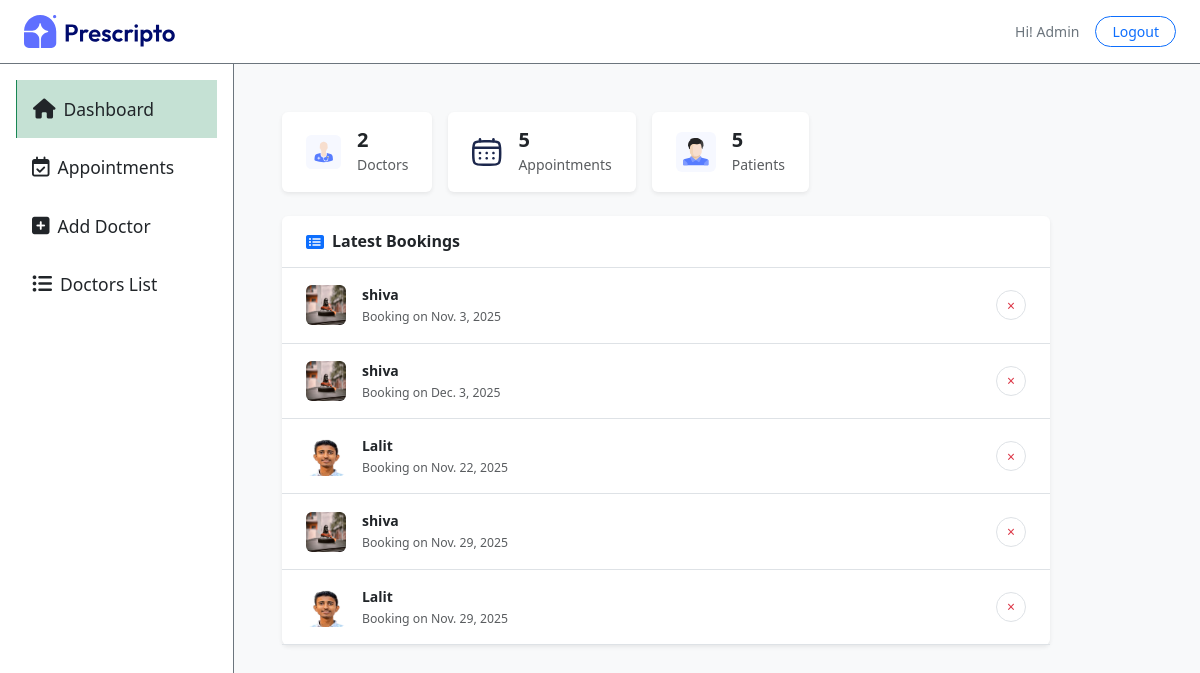
/dash_admin/ (signed in), run on the app's committed database.
### appointment/models.py (models this page shows, shortened)
class Appointment(models.Model):
    STATUS_CHOICES = (
        ('Pending', 'Pending'),
        ('Approved', 'Approved'),
        ('Cancelled', 'Cancelled'),
    )
    user = models.ForeignKey(Patients, on_delete=models.CASCADE)
    doctor = models.ForeignKey(Doctor, on_delete=models.CASCADE)
    appointment_date = models.DateField()
    appointment_time = models.TimeField()
    status = models.CharField(max_length=10, choices=STATUS_CHOICES, default='Pending')
    created_at = models.DateTimeField(auto_now_add=True)

class Doctor(models.Model):
    image = models.ImageField(upload_to='doctor_image')
    name = models.CharField(max_length=100)
    email = models.EmailField()
    username = models.CharField(max_length=255, unique=True)
    password = models.CharField(max_length=100)
    experience = models.IntegerField()
    fees = models.FloatField()
    category = models.ForeignKey(Category, on_delete=models.CASCADE)
    degree = models.CharField(max_length=50)
    about = models.TextField()
    address = models.TextField()

### appointment/views.py (the view)
# urls.py: path('dash_admin/', views.dash_admin, name='dash_admin'),
@login_required(login_url=('/dash_login'))
def dash_admin(request):
    if request.user.is_superuser:
        total_doctors = Doctor.objects.count()
        appointment_total = Appointment.objects.count()
        total_patients = User.objects.filter(is_staff=False).count()
        latest_appointments = Appointment.objects.all().order_by('-created_at')[:10]
        return render(request, 'dashboard/index.html', {'action': 'admin', "role" : "admin", 'total_doctors': total_doctors, 'appointment_total': appointment_total, 'total_patients': total_patients, 'appointments': latest_appointments})
    return redirect(dash_login)

### templates/dashboard/index.html (shortened to what this page needs)
{% extends "dashboard/layout.html" %}
{% load static %}
{% block contant %}
<section class="flex-grow p-5 bg-light w-100">
    {% if role == 'admin' %}
        <div class="d-flex flex-wrap gap-3 mb-4">
            <div class="d-flex align-items-center bg-white rounded px-4 py-2 shadow-sm min-w-160">
                <img src="{% static "assets/assets_admin/doctor_icon.svg" %}" width="35" class="me-3" />
                <div>
                    <p class="h5 fw-semibold text-dark mb-0">{{ total_doctors }}</p>
                    <small class="text-muted">Doctors</small>
                </div>
            </div>
            <div class="d-flex align-items-center bg-white rounded px-4 py-3 shadow-sm min-w-160">
                <img src="{% static "assets/assets_admin/appointment_icon.svg" %}" width="30" class="me-3" />
                <div>
                    <p class="h5 fw-semibold text-dark mb-0">{{ appointment_total }}</p>
                    <small class="text-muted">Appointments</small>
                </div>
            </div>
            <div class="d-flex align-items-center bg-white rounded px-4 py-3 shadow-sm min-w-160">
                <img src="{% static "assets/assets_admin/patients_icon.svg" %}" width="40" height="40" class="me-3" />
                <div>
                    <p class="h5 fw-semibold text-dark mb-0">{{ total_patients }}</p>
                    <small class="text-muted">Patients</small>
                </div>
            </div>
        </div>
    {% endif %}
    <div class="bg-white rounded shadow-sm" style="max-width: 768px;">
        <div class="d-flex align-items-center border-bottom px-4 py-3">
            <i class="fas fa-list-alt text-primary me-2"></i>
            <h6 class="mb-0 fw-semibold text-dark">
                {% if role == 'admin' %} Latest Bookings {% else %} Your Recent Appointments {% endif %}
            </h6>
        </div>
        <ul class="list-unstyled mb-0">
            {% for appointment in appointments %}
                <li class="d-flex justify-content-between align-items-center px-4 py-3 border-bottom">
                    <div class="d-flex align-items-center">
                        <img src="{{ appointment.doctor.image.url }}" class="rounded me-3" width="40" height="40" />
                        <div class="small text-dark">
                            <p class="mb-0 fw-semibold">{{ appointment.doctor.name }}</p>
                            <small class="text-muted">Booking on {{ appointment.appointment_date }}</small>
                        </div>
                    </div>
                    <button class="btn btn-sm btn-outline-danger border rounded-circle p-0"
                            style="width: 30px; height: 30px;">×</button>
                </li>
            {% endfor %}
        </ul>
    </div>
</section>
{% endblock %}

### data on the page
Appointment: doctor.image (picture), doctor.name "shiva", appointment_date "Nov. 3, 2025"
Appointment: doctor.image (picture), doctor.name "shiva", appointment_date "Dec. 3, 2025"
Appointment: doctor.image (picture), doctor.name "Lalit", appointment_date "Nov. 22, 2025"
Appointment: doctor.image (picture), doctor.name "shiva", appointment_date "Nov. 29, 2025"
Appointment: doctor.image (picture), doctor.name "Lalit", appointment_date "Nov. 29, 2025"

### other printed values
{{ total_doctors }} "2"
{{ appointment_total }} "5"
{{ total_patients }} "5"
